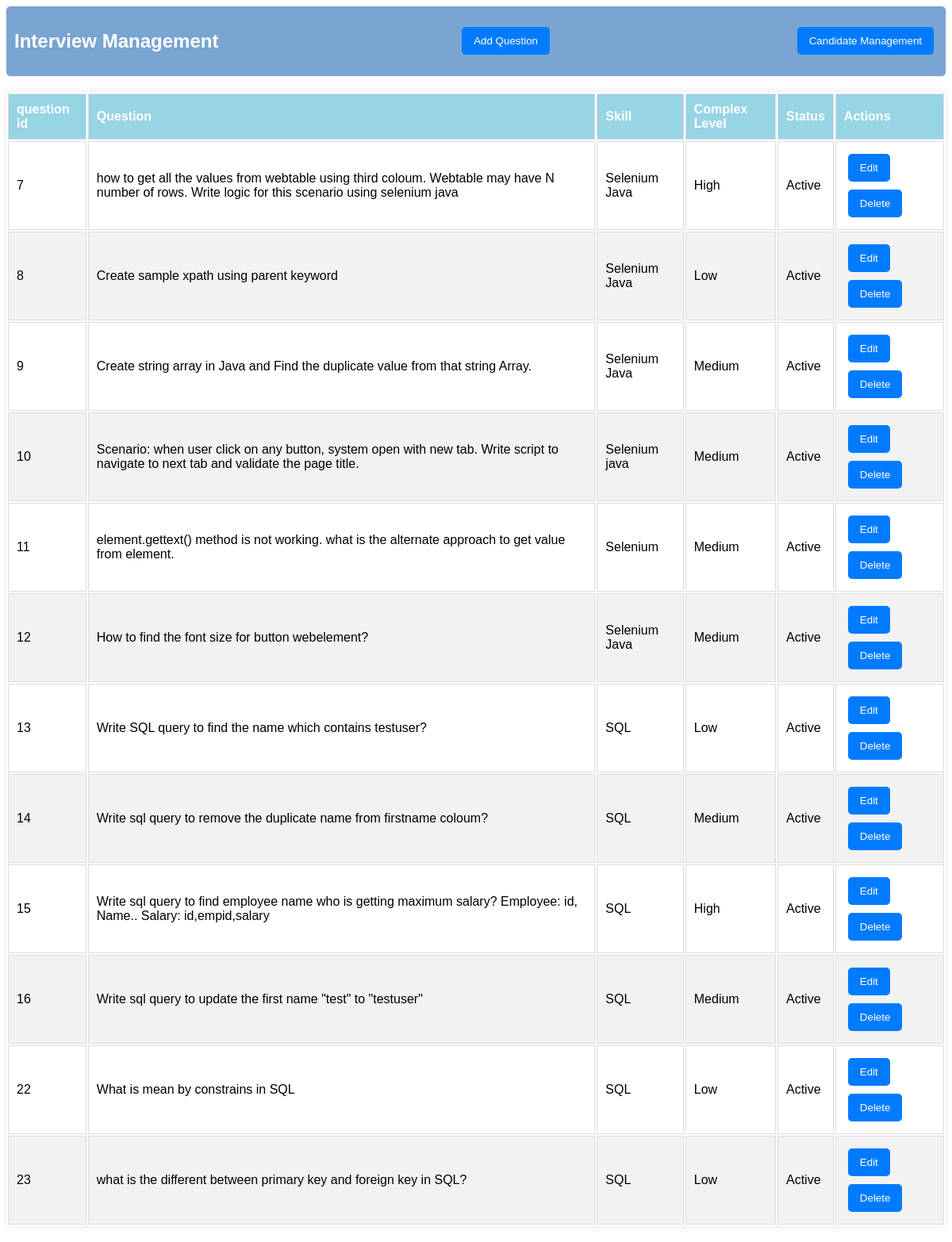
The page /admin on the database its author committed.
### tables this page shows
CREATE TABLE questionlist (
                id INTEGER PRIMARY KEY AUTOINCREMENT,
                question String NOT NULL,
                skill String NOT NULL,
                complexlevel String NOT NULL,
                status String NOT NULL
            );

### app.py (the view)
@app.route('/admin',methods=['GET', 'POST'])
def admin():
    if request.method == 'POST':
        question = request.form['question']
        skill = request.form['skill']
        complexlevel = request.form['complexlevel']
        status = request.form['status']
        app.logger.warning("A warning message."+question)
        recorddata = question
        with get_db() as conn:
            curs = conn.cursor()
            curs.execute('''
            INSERT INTO questionlist (question, skill, complexlevel, status)
            VALUES (?, ?, ?, ?)
        ''', (question, skill, complexlevel, status))
            conn.commit()
            if curs.rowcount > 0:
                alert_message = f"Record added successfully! Question Name: {recorddata}"
            else:
                alert_message = 'Record not added. Question Name: {recorddata}'
            return redirect(url_for('admin',alert=alert_message))
    else:
        with get_db() as conn:
            curs = conn.cursor()
            curs.execute('SELECT * FROM questionlist')
            questionlist = curs.fetchall()
            return render_template('admin.html',questionlist=questionlist)

### app.py (called while the page is built)
def get_db():
    conn = sqlite3.connect(DATABASE)
    conn.row_factory = sqlite3.Row  # Allows access to columns by name
    return conn

### templates/admin.html (shortened to what this page needs)
<!DOCTYPE html>
<html lang="en">
<head>
    <link rel="stylesheet" href="{{ url_for('static', filename='style.css') }}">
</head>
<body>
    <div class="header-container">
        <h2>Interview Management</h2>
        <button onclick="AddQuestionModal()">Add Question</button>
        <form action="{{ url_for('candidate') }}" method="GET">
            <button type="submit">Candidate Management</button>
        </form>
    </div>
    <div class="table-container">
    <table >
        <thead>
            <tr>
                <th>question id</th>
                <th>Question</th>
                <th>Skill</th>
                <th>Complex Level</th>
                <th>Status</th>
				        <th>Actions</th>
            </tr>
        </thead>
        <tbody>
            {% for questions in questionlist %}
            <tr>
                <td  id="quesid" ">{{ questions['id'] }}</td>
                <td>{{ questions['question'] }}</td>
                <td>{{ questions['skill'] }}</td>
                <td>{{ questions['complexlevel'] }}</td>
                <td>{{ questions['status'] }}</td>
                <td>
                    <button onclick="editquestionModal()" data-bs-toggle="modal" data-bs-target="#editModal"
                    data-id="{{ questions.id }}">Edit</button>
                    <form action="{{ url_for('delete', record_id=questions.id) }}" method="POST" style="display: inline;">
                        <button type="submit" class="btn btn-danger btn-sm">
                             Delete
                        </button>
                    </form>
                </td>
            </tr>
            {% else %}
            <tr>
                <td colspan="12">No data available. Kindly add new requirement</td>
            </tr>
            {% endfor %}
        </tbody>
    </table>
    </div>
</body>
</html>

### static/style.css (style rules this page uses)
body { font-family: Arial; }
.header-container { display: flex; justify-content: space-between; align-items: center; padding: 10px; background-color: #7aa4d1; color: white; border-radius: 5px; }
.table-container { width: 100%; max-width: 1300px; margin: 20px auto; }
table { background: white; box-shadow: 0px 0px 10px rgba(0, 0, 0, 0.1); margin-top: 20px; table-layout: fixed; }
th, td { border: 1px solid #ddd; padding: 10px; text-align: left; }
th { background-color: #97d4e4; color: white; }
tr:nth-child(even) { background-color: #f2f2f2; }
button { background-color: #007bff; color: white; border: none; padding: 10px 15px; cursor: pointer; border-radius: 5px; margin: 5px; }

### rows shown on the page
questionlist: id "7", question "how to get all the values from webtable using third coloum. Webtable may have N number of rows. Write logic for this scenario using selenium java", skill "Selenium Java", complexlevel "High", status "Active"
questionlist: id "8", question "Create sample xpath using parent keyword", skill "Selenium Java", complexlevel "Low", status "Active"
questionlist: id "9", question "Create string array in Java and Find the duplicate value from that string Array.", skill "Selenium Java", complexlevel "Medium", status "Active"
questionlist: id "10", question "Scenario: when user click on any button, system open with new tab. Write script to navigate to next tab and validate the page title.", skill "Selenium java", complexlevel "Medium", status "Active"
questionlist: id "11", question "element.gettext() method is not working. what is the alternate approach to get value from element.", skill "Selenium", complexlevel "Medium", status "Active"
questionlist: id "12", question "How to find the font size for button webelement?", skill "Selenium Java", complexlevel "Medium", status "Active"
questionlist: id "13", question "Write SQL query to find the name which contains testuser?", skill "SQL", complexlevel "Low", status "Active"
questionlist: id "14", question "Write sql query to remove the duplicate name from firstname coloum?", skill "SQL", complexlevel "Medium", status "Active"
questionlist: id "15", question "Write sql query to find employee name who is getting maximum salary? Employee: id, Name.. Salary: id,empid,salary", skill "SQL", complexlevel "High", status "Active"
questionlist: id "16", question "Write sql query to update the first name \"test\" to \"testuser\"", skill "SQL", complexlevel "Medium", status "Active"
questionlist: id "22", question "What is mean by constrains in SQL", skill "SQL", complexlevel "Low", status "Active"
questionlist: id "23", question "what is the different between primary key and foreign key in SQL?", skill "SQL", complexlevel "Low", status "Active"
